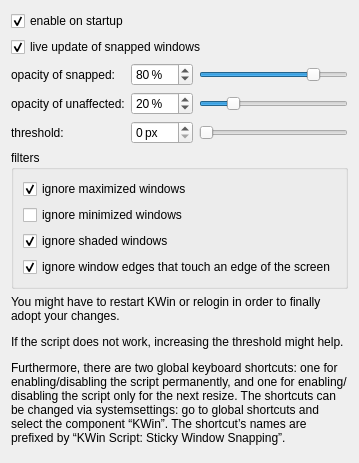
<?xml version="1.0" encoding="UTF-8"?>
<ui version="4.0">
 <class>KWin::StickyWindowSnappingConfigForm</class>
 <widget class="QWidget" name="KWin::StickyWindowSnappingConfigForm">
  <property name="windowTitle">
   <string>Sticky Window Snapping</string>
  </property>
  <layout class="QVBoxLayout" name="verticalLayout">
   <item>
    <widget class="QCheckBox" name="kcfg_enabledUsually">
     <property name="text">
      <string>enable on startup</string>
     </property>
     <property name="checked">
      <bool>true</bool>
     </property>
    </widget>
   </item>
   <item>
    <widget class="QCheckBox" name="kcfg_liveUpdate">
     <property name="text">
      <string>live update of snapped windows</string>
     </property>
     <property name="checked">
      <bool>true</bool>
     </property>
    </widget>
   </item>
   <item>
    <layout class="QGridLayout" name="gridLayout">
     <item row="0" column="0">
      <widget class="QLabel" name="label_opacityOfSnapped">
       <property name="text">
        <string>opacity of snapped:</string>
       </property>
      </widget>
     </item>
     <item row="0" column="1">
      <widget class="QSpinBox" name="kcfg_opacityOfSnapped">
       <property name="suffix">
        <string> %</string>
       </property>
       <property name="maximum">
        <number>100</number>
       </property>
       <property name="value">
        <number>80</number>
       </property>
      </widget>
     </item>
     <item row="0" column="2">
      <widget class="QSlider" name="slider_opacityOfSnapped">
       <property name="maximum">
        <number>100</number>
       </property>
       <property name="value">
        <number>80</number>
       </property>
       <property name="orientation">
        <enum>Qt::Horizontal</enum>
       </property>
      </widget>
     </item>
     <item row="1" column="0">
      <widget class="QLabel" name="label_opacityOfUnaffected">
       <property name="text">
        <string>opacity of unaffected:</string>
       </property>
      </widget>
     </item>
     <item row="1" column="1">
      <widget class="QSpinBox" name="kcfg_opacityOfUnaffected">
       <property name="suffix">
        <string> %</string>
       </property>
       <property name="maximum">
        <number>100</number>
       </property>
       <property name="value">
        <number>20</number>
       </property>
      </widget>
     </item>
     <item row="1" column="2">
      <widget class="QSlider" name="slider_opacityOfUnaffected">
       <property name="maximum">
        <number>100</number>
       </property>
       <property name="value">
        <number>20</number>
       </property>
       <property name="orientation">
        <enum>Qt::Horizontal</enum>
       </property>
      </widget>
     </item>
     <item row="2" column="0">
      <widget class="QLabel" name="label_threshold">
       <property name="text">
        <string>threshold:</string>
       </property>
      </widget>
     </item>
     <item row="2" column="1">
      <widget class="QSpinBox" name="kcfg_threshold">
       <property name="suffix">
        <string> px</string>
       </property>
       <property name="maximum">
        <number>100</number>
       </property>
      </widget>
     </item>
     <item row="2" column="2">
      <widget class="QSlider" name="slider_threshold">
       <property name="maximum">
        <number>100</number>
       </property>
       <property name="orientation">
        <enum>Qt::Horizontal</enum>
       </property>
      </widget>
     </item>
    </layout>
   </item>
   <item>
    <widget class="QGroupBox" name="groupBox_filters">
     <property name="title">
      <string>filters</string>
     </property>
     <layout class="QVBoxLayout" name="verticalLayout_3">
      <item>
       <widget class="QCheckBox" name="kcfg_ignoreMaximized">
        <property name="text">
         <string>ignore maximized windows</string>
        </property>
        <property name="checked">
         <bool>true</bool>
        </property>
       </widget>
      </item>
      <item>
       <widget class="QCheckBox" name="kcfg_ignoreMinimized">
        <property name="enabled">
         <bool>true</bool>
        </property>
        <property name="text">
         <string>ignore minimized windows</string>
        </property>
        <property name="checked">
         <bool>false</bool>
        </property>
       </widget>
      </item>
      <item>
       <widget class="QCheckBox" name="kcfg_ignoreShaded">
        <property name="text">
         <string>ignore shaded windows</string>
        </property>
        <property name="checked">
         <bool>true</bool>
        </property>
       </widget>
      </item>
      <item>
       <widget class="QCheckBox" name="kcfg_ignoreBorderOfClientArea">
        <property name="text">
         <string>ignore window edges that touch an edge of the screen</string>
        </property>
        <property name="checked">
         <bool>true</bool>
        </property>
       </widget>
      </item>
     </layout>
    </widget>
   </item>
   <item>
    <widget class="QLabel" name="label">
     <property name="text">
      <string>&lt;html&gt;&lt;head/&gt;&lt;body&gt;&lt;p&gt;You might have to restart KWin or relogin in order to finally adopt your changes.&lt;/p&gt;&lt;p&gt;If the script does not work, increasing the threshold might help.&lt;/p&gt;&lt;p&gt;Furthermore, there are two global keyboard shortcuts: one for enabling/disabling the script permanently, and one for enabling/disabling the script only for the next resize. The shortcuts can be changed via systemsettings: go to global shortcuts and select the component “KWin”. The shortcut’s names are prefixed by “KWin Script: Sticky Window Snapping”.&lt;/p&gt;&lt;/body&gt;&lt;/html&gt;</string>
     </property>
     <property name="wordWrap">
      <bool>true</bool>
     </property>
    </widget>
   </item>
   <item>
    <spacer name="verticalSpacer">
     <property name="orientation">
      <enum>Qt::Vertical</enum>
     </property>
    </spacer>
   </item>
  </layout>
 </widget>
 <resources/>
 <connections>
  <connection>
   <sender>slider_opacityOfSnapped</sender>
   <signal>valueChanged(int)</signal>
   <receiver>kcfg_opacityOfSnapped</receiver>
   <slot>setValue(int)</slot>
  </connection>
  <connection>
   <sender>kcfg_opacityOfSnapped</sender>
   <signal>valueChanged(int)</signal>
   <receiver>slider_opacityOfSnapped</receiver>
   <slot>setValue(int)</slot>
  </connection>
  <connection>
   <sender>kcfg_opacityOfUnaffected</sender>
   <signal>valueChanged(int)</signal>
   <receiver>slider_opacityOfUnaffected</receiver>
   <slot>setValue(int)</slot>
  </connection>
  <connection>
   <sender>slider_opacityOfUnaffected</sender>
   <signal>valueChanged(int)</signal>
   <receiver>kcfg_opacityOfUnaffected</receiver>
   <slot>setValue(int)</slot>
  </connection>
  <connection>
   <sender>kcfg_threshold</sender>
   <signal>valueChanged(int)</signal>
   <receiver>slider_threshold</receiver>
   <slot>setValue(int)</slot>
  </connection>
  <connection>
   <sender>slider_threshold</sender>
   <signal>valueChanged(int)</signal>
   <receiver>kcfg_threshold</receiver>
   <slot>setValue(int)</slot>
  </connection>
 </connections>
</ui>
